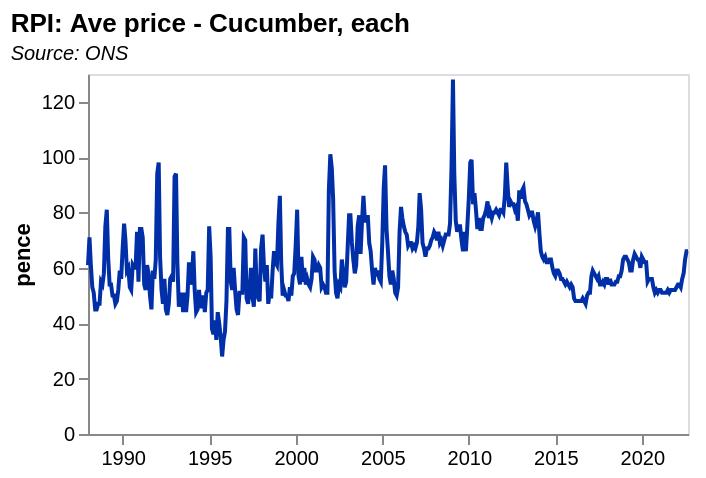

Write a Vega-Lite specification for this figure.
### Vega-Lite specification from a JSON file in a GitHub repository (floating-point values rounded to 4 significant figures; data arrays with more than 128 entries replaced by an {"elided": "..."} marker saying what was removed)
{"$schema": "https://vega.github.io/schema/vega-lite/v5.json", "data": {"values": {"elided": "417 records"}, "format": {"parse": {"date": "date"}}}, "title": {"text": "RPI: Ave price - Cucumber, each", "subtitle": "Source: ONS", "subtitleFontStyle": "italic", "subtitleFontSize": 10, "anchor": "start", "color": "black"}, "width": 300, "height": 180, "mark": {"type": "line", "color": "rgb(0,47,167"}, "encoding": {"x": {"field": "date", "type": "temporal", "axis": {"grid": false}, "title": ""}, "y": {"field": "value", "type": "quantitative", "axis": {"grid": false}, "title": "pence"}, "tooltip": [{"field": "date", "type": "temporal", "title": "Year"}, {"field": "value", "type": "quantitative", "title": "Pence"}]}}
